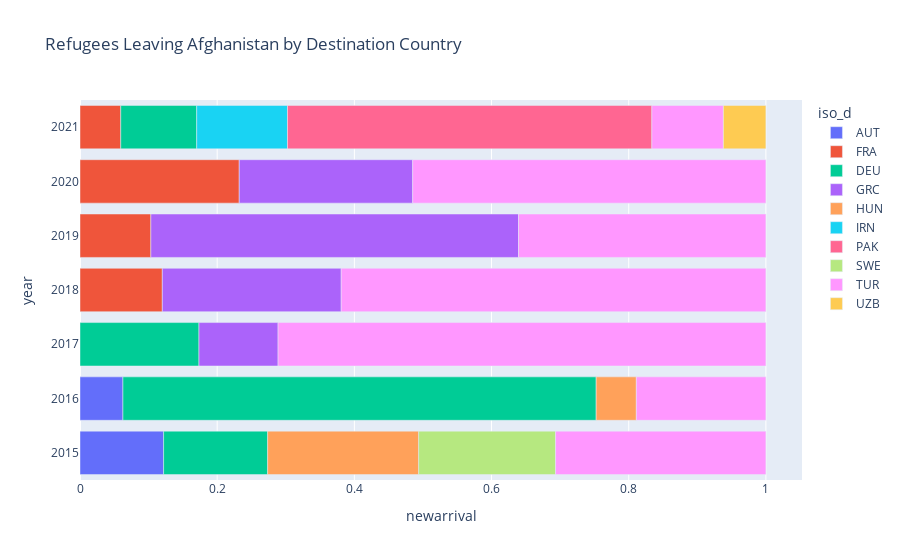

The code cell stored with this chart in its notebook:
### Code cell
import plotly.express as px

norm_df = df[(df.iso_o == 'AFG') & (df.year > 2014) & (df.newarrival>10000) ]
norm_df['newarrival'] = norm_df.groupby(['iso_o', 'year'])['newarrival'].transform(lambda x: x / x.sum())
# norm_df['year'] = norm_df['year'].astype('str')

fig = px.bar(norm_df, y="year", x="newarrival", color="iso_d", title="Refugees Leaving Afghanistan by Destination Country", orientation = 'h')
fig.show()

### Figure 1 — Plotly figure (JSON) as saved in the notebook; plotly's stock layout.template omitted (floating-point values rounded to 4 significant figures)
{"data": [{"alignmentgroup": "True", "hovertemplate": "iso_d=AUT<br>newarrival=%{x}<br>year=%{y}<extra></extra>", "legendgroup": "AUT", "marker": {"color": "#636efa", "pattern": {"shape": ""}}, "name": "AUT", "offsetgroup": "AUT", "orientation": "h", "showlegend": true, "textposition": "auto", "type": "bar", "x": [0.1219, 0.06259], "xaxis": "x", "y": [2015, 2016], "yaxis": "y"}, {"alignmentgroup": "True", "hovertemplate": "iso_d=FRA<br>newarrival=%{x}<br>year=%{y}<extra></extra>", "legendgroup": "FRA", "marker": {"color": "#EF553B", "pattern": {"shape": ""}}, "name": "FRA", "offsetgroup": "FRA", "orientation": "h", "showlegend": true, "textposition": "auto", "type": "bar", "x": [0.12, 0.1033, 0.2322, 0.05942], "xaxis": "x", "y": [2018, 2019, 2020, 2021], "yaxis": "y"}, {"alignmentgroup": "True", "hovertemplate": "iso_d=DEU<br>newarrival=%{x}<br>year=%{y}<extra></extra>", "legendgroup": "DEU", "marker": {"color": "#00cc96", "pattern": {"shape": ""}}, "name": "DEU", "offsetgroup": "DEU", "orientation": "h", "showlegend": true, "textposition": "auto", "type": "bar", "x": [0.1517, 0.69, 0.1734, 0.1107], "xaxis": "x", "y": [2015, 2016, 2017, 2021], "yaxis": "y"}, {"alignmentgroup": "True", "hovertemplate": "iso_d=GRC<br>newarrival=%{x}<br>year=%{y}<extra></extra>", "legendgroup": "GRC", "marker": {"color": "#ab63fa", "pattern": {"shape": ""}}, "name": "GRC", "offsetgroup": "GRC", "orientation": "h", "showlegend": true, "textposition": "auto", "type": "bar", "x": [0.1153, 0.2608, 0.536, 0.2529], "xaxis": "x", "y": [2017, 2018, 2019, 2020], "yaxis": "y"}, {"alignmentgroup": "True", "hovertemplate": "iso_d=HUN<br>newarrival=%{x}<br>year=%{y}<extra></extra>", "legendgroup": "HUN", "marker": {"color": "#FFA15A", "pattern": {"shape": ""}}, "name": "HUN", "offsetgroup": "HUN", "orientation": "h", "showlegend": true, "textposition": "auto", "type": "bar", "x": [0.2202, 0.05853], "xaxis": "x", "y": [2015, 2016], "yaxis": "y"}, {"alignmentgroup": "True", "hovertemplate": "iso_d=IRN<br>newarrival=%{x}<br>year=%{y}<extra></extra>", "legendgroup": "IRN", "marker": {"color": "#19d3f3", "pattern": {"shape": ""}}, "name": "IRN", "offsetgroup": "IRN", "orientation": "h", "showlegend": true, "textposition": "auto", "type": "bar", "x": [0.1323], "xaxis": "x", "y": [2021], "yaxis": "y"}, {"alignmentgroup": "True", "hovertemplate": "iso_d=PAK<br>newarrival=%{x}<br>year=%{y}<extra></extra>", "legendgroup": "PAK", "marker": {"color": "#FF6692", "pattern": {"shape": ""}}, "name": "PAK", "offsetgroup": "PAK", "orientation": "h", "showlegend": true, "textposition": "auto", "type": "bar", "x": [0.5312], "xaxis": "x", "y": [2021], "yaxis": "y"}, {"alignmentgroup": "True", "hovertemplate": "iso_d=SWE<br>newarrival=%{x}<br>year=%{y}<extra></extra>", "legendgroup": "SWE", "marker": {"color": "#B6E880", "pattern": {"shape": ""}}, "name": "SWE", "offsetgroup": "SWE", "orientation": "h", "showlegend": true, "textposition": "auto", "type": "bar", "x": [0.1996], "xaxis": "x", "y": [2015], "yaxis": "y"}, {"alignmentgroup": "True", "hovertemplate": "iso_d=TUR<br>newarrival=%{x}<br>year=%{y}<extra></extra>", "legendgroup": "TUR", "marker": {"color": "#FF97FF", "pattern": {"shape": ""}}, "name": "TUR", "offsetgroup": "TUR", "orientation": "h", "showlegend": true, "textposition": "auto", "type": "bar", "x": [0.3067, 0.1889, 0.7113, 0.6192, 0.3607, 0.515, 0.1043], "xaxis": "x", "y": [2015, 2016, 2017, 2018, 2019, 2020, 2021], "yaxis": "y"}, {"alignmentgroup": "True", "hovertemplate": "iso_d=UZB<br>newarrival=%{x}<br>year=%{y}<extra></extra>", "legendgroup": "UZB", "marker": {"color": "#FECB52", "pattern": {"shape": ""}}, "name": "UZB", "offsetgroup": "UZB", "orientation": "h", "showlegend": true, "textposition": "auto", "type": "bar", "x": [0.06195], "xaxis": "x", "y": [2021], "yaxis": "y"}], "layout": {"barmode": "relative", "legend": {"title": {"text": "iso_d"}, "tracegroupgap": 0}, "title": {"text": "Refugees Leaving Afghanistan by Destination Country"}, "xaxis": {"anchor": "y", "domain": [0, 1], "title": {"text": "newarrival"}}, "yaxis": {"anchor": "x", "domain": [0, 1], "title": {"text": "year"}}}}
